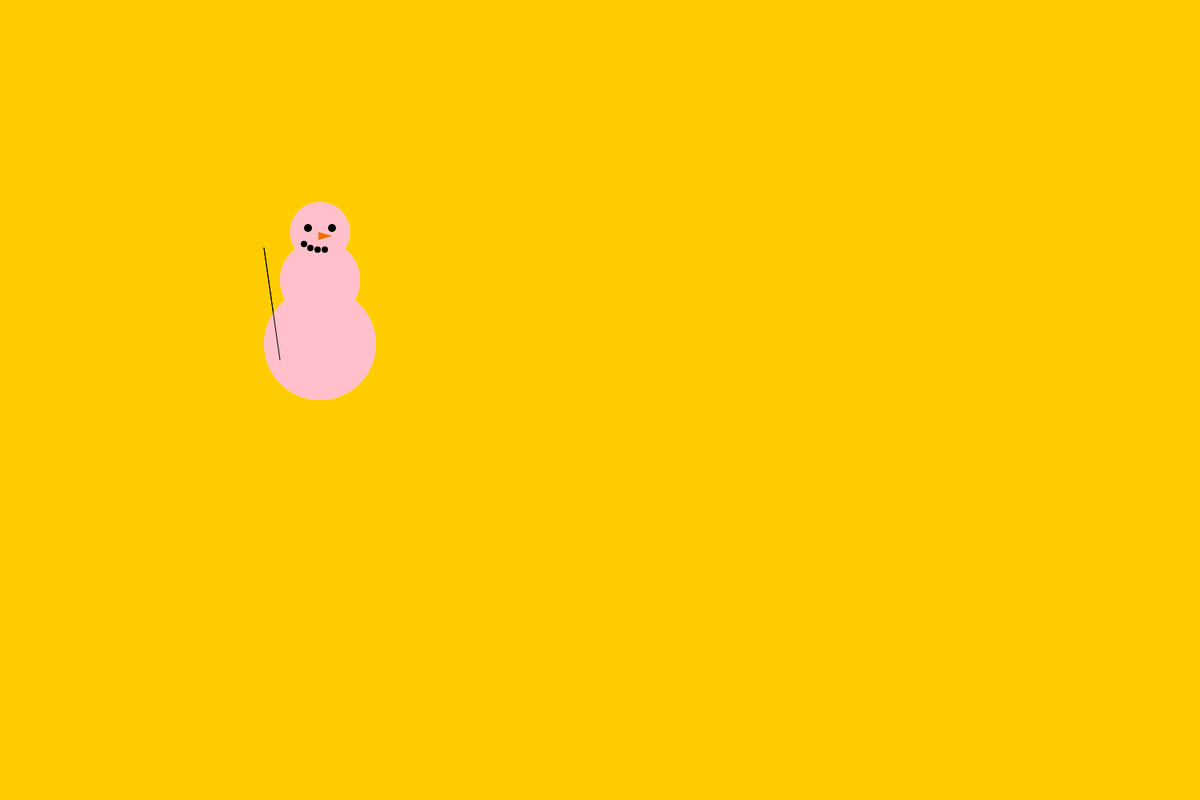
Frame 1 (no input)
Frame 60 (no input): identical to frame 1, image omitted
Frame 120 (the mouse pressed at the canvas centre since frame 60): identical to frame 1, image omitted

The p5.js sketch that drew this single still picture (run headless with seeded random() and noise() and a simulated clock; from frame 60 on, the mouse is pressed at the canvas centre):

// p5.js sketch
// ── sketch.js
function setup() {

	createCanvas(1500,1000);
	


}

function draw() {

background(255,204,0);
ellipseMode(CENTER);
rectMode(CENTER);
snowMan.display();
snowGirl.display();    

    
}

// global variables

var story = "Mr.snow man & Ms.snow girl";
var storyX;
var storyY;



//snow man
var snowMan = {
	display: function(){
		body('white');
		eyes('');
		nose('');
		mouth('');
		arms('');
       
	}
};

//snow girl

var snowGirl = {
	display: function(){
		body('pink');
		eyes();
		nose();
		mouth();
		arms();

	}
};

function body(color){
	colorMode(RGB);
  	fill(color);
  	noStroke();

	ellipse(400,430,140);

	ellipse(400,350,100);

	ellipse(400,290,75);
}

function eyes(color){
	fill(0);
	noStroke();

	ellipse(385,285,10);
	ellipse(415,285,10);
}

function nose(color){
	fill(240,110,0);
	triangle(398,300,398,290,415,295);
}

function mouth(color){
	fill(0);
	ellipse(380,305,8);
	ellipse(388,310,8);
	ellipse(397,312,8);
	ellipse(406,312,8);
}

function arms(color){
	stroke(0);
	line(330,310,350,450);
}
